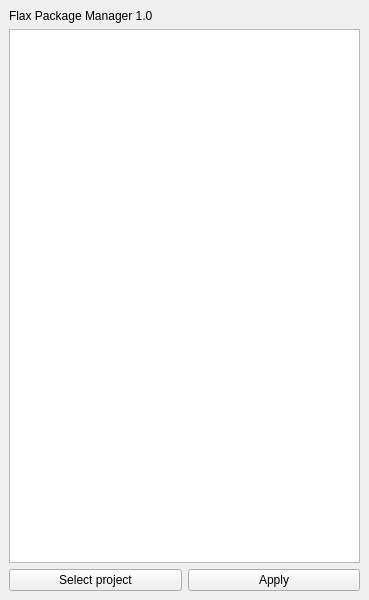
<?xml version="1.0" encoding="UTF-8"?>
<ui version="4.0">
 <class>MainWindow</class>
 <widget class="QMainWindow" name="MainWindow">
  <property name="geometry">
   <rect>
    <x>0</x>
    <y>0</y>
    <width>369</width>
    <height>600</height>
   </rect>
  </property>
  <property name="windowTitle">
   <string>Select Projects</string>
  </property>
  <widget class="QWidget" name="centralwidget">
   <layout class="QVBoxLayout" name="verticalLayout">
    <item>
     <widget class="QLabel" name="info">
      <property name="text">
       <string>Flax Package Manager 1.0</string>
      </property>
     </widget>
    </item>
    <item>
     <widget class="QListWidget" name="list">
      <property name="sortingEnabled">
       <bool>false</bool>
      </property>
     </widget>
    </item>
    <item>
     <layout class="QHBoxLayout" name="horizontalLayout">
      <item>
       <widget class="QPushButton" name="select">
        <property name="text">
         <string>Select project</string>
        </property>
       </widget>
      </item>
      <item>
       <widget class="QPushButton" name="apply">
        <property name="enabled">
         <bool>true</bool>
        </property>
        <property name="text">
         <string>Apply</string>
        </property>
       </widget>
      </item>
     </layout>
    </item>
   </layout>
  </widget>
 </widget>
 <resources/>
 <connections/>
</ui>
